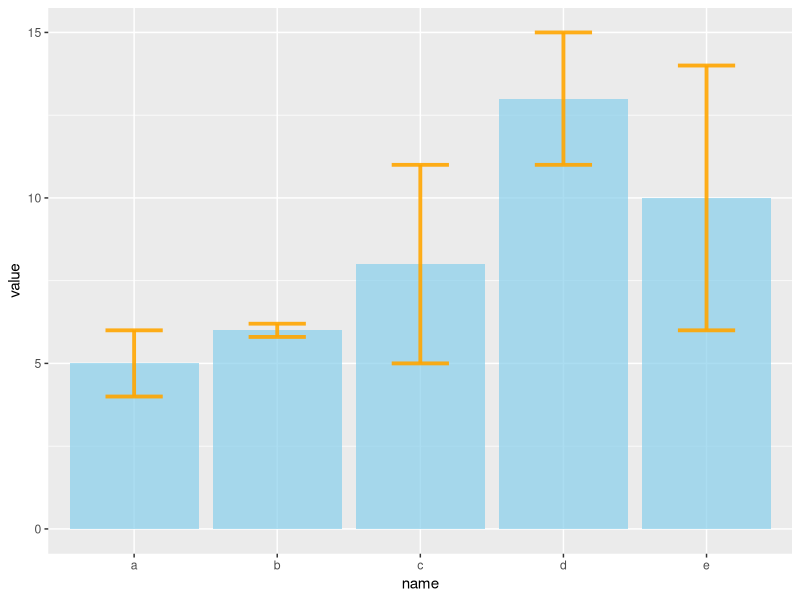
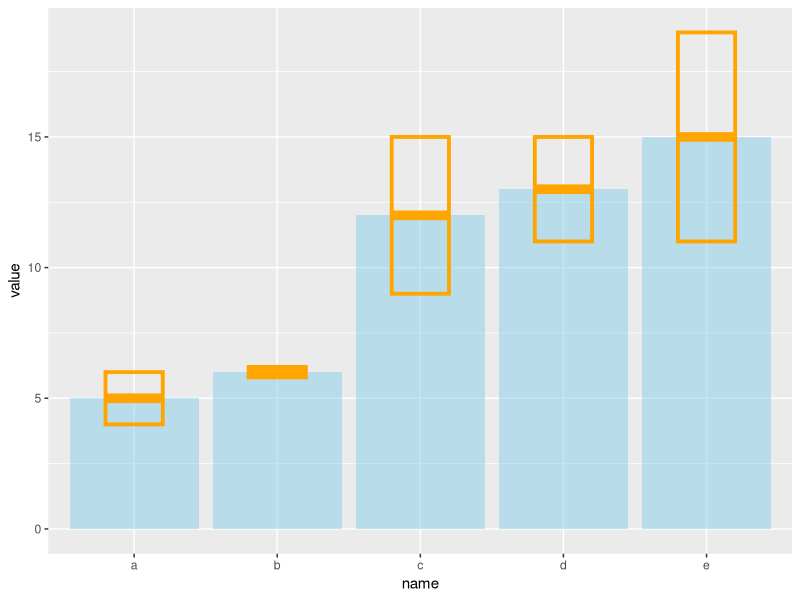
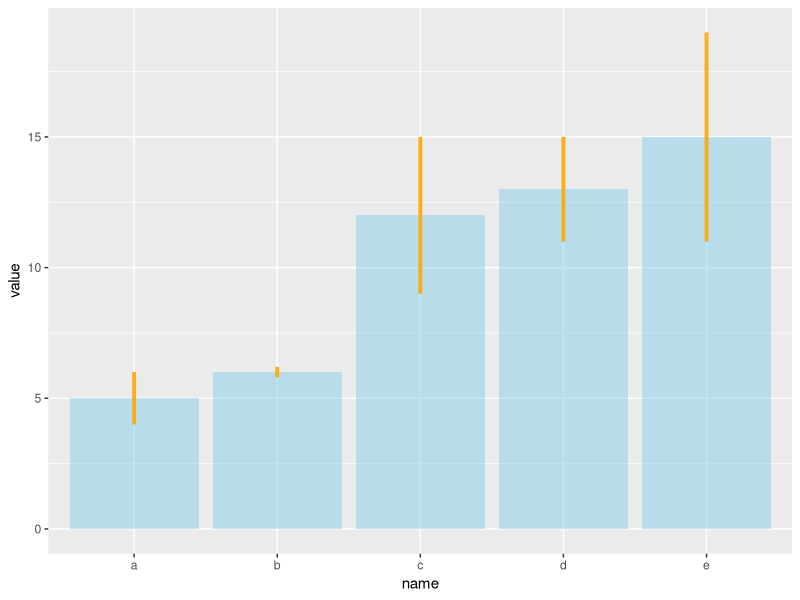
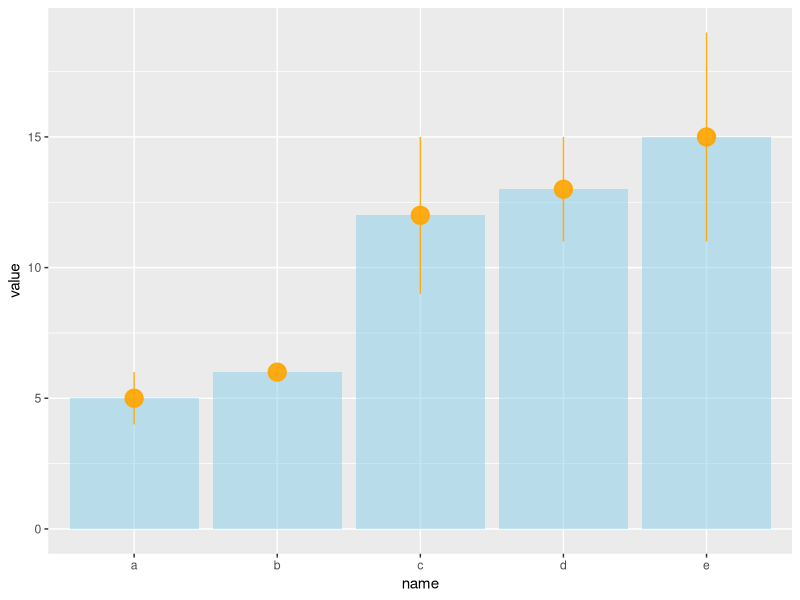
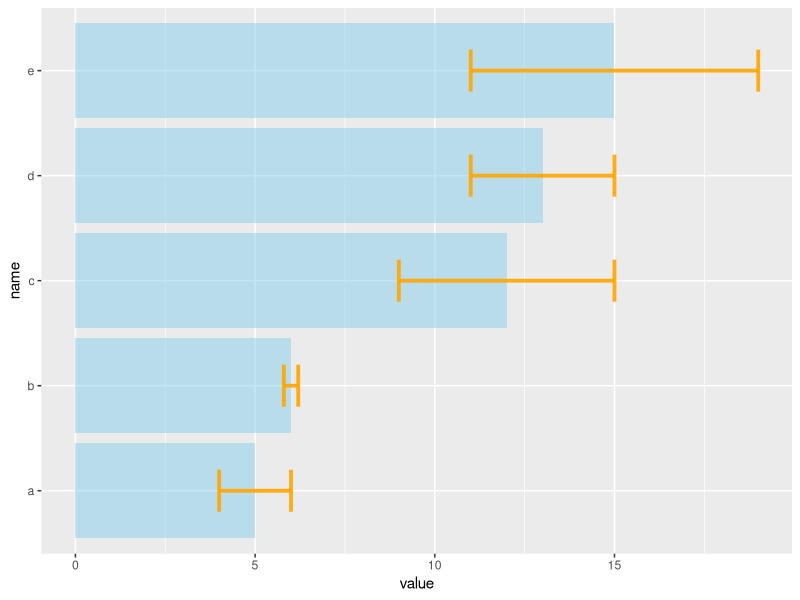
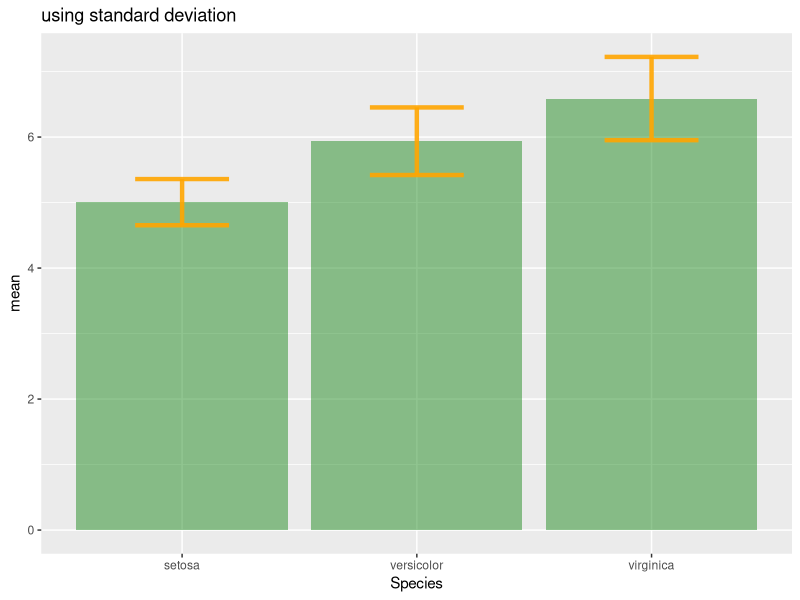
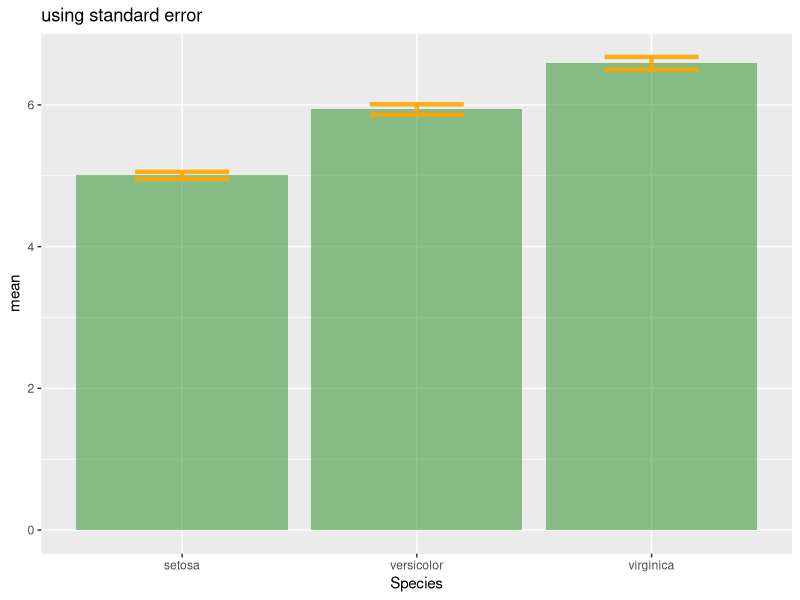
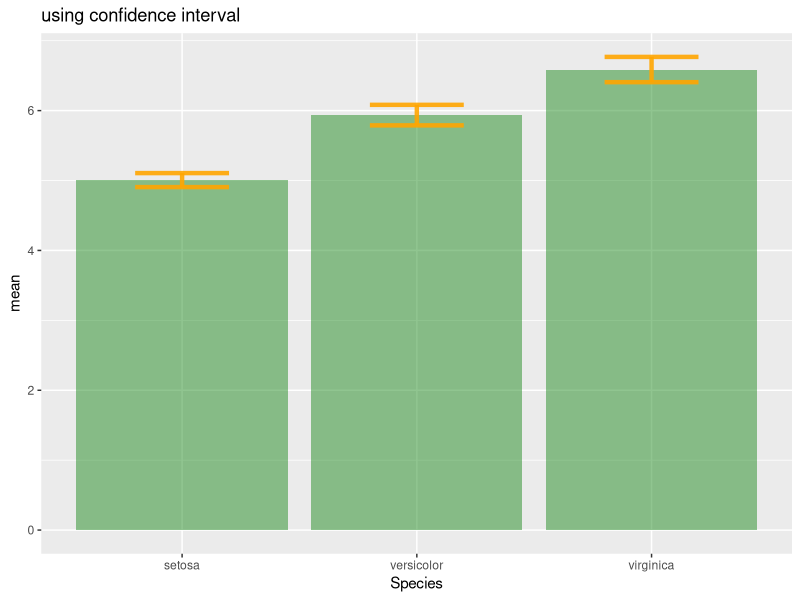

These figures' R source, in order: (Note: this script raises an error after producing the figures.)
## ---- chunk 1
knitr::opts_chunk$set( warning=FALSE, message=FALSE)
## ---- chunk 2
# Load ggplot2
library(ggplot2)

# create dummy data
data <- data.frame(
  name=letters[1:5],
  value=sample(seq(4,15),5),
  sd=c(1,0.2,3,2,4)
)
 
# Most basic error bar
ggplot(data) +
    geom_bar( aes(x=name, y=value), stat="identity", fill="skyblue", alpha=0.7) +
    geom_errorbar( aes(x=name, ymin=value-sd, ymax=value+sd), width=0.4, colour="orange", alpha=0.9, size=1.3)
 
## ---- chunk 3
# Load ggplot2
library(ggplot2)

# create dummy data
data <- data.frame(
  name=letters[1:5],
  value=sample(seq(4,15),5),
  sd=c(1,0.2,3,2,4)
)

# rectangle
ggplot(data) +
  geom_bar( aes(x=name, y=value), stat="identity", fill="skyblue", alpha=0.5) +
  geom_crossbar( aes(x=name, y=value, ymin=value-sd, ymax=value+sd), width=0.4, colour="orange", alpha=0.9, size=1.3)
 
# line
ggplot(data) +
  geom_bar( aes(x=name, y=value), stat="identity", fill="skyblue", alpha=0.5) +
  geom_linerange( aes(x=name, ymin=value-sd, ymax=value+sd), colour="orange", alpha=0.9, size=1.3)

# line + dot
ggplot(data) +
  geom_bar( aes(x=name, y=value), stat="identity", fill="skyblue", alpha=0.5) +
  geom_pointrange( aes(x=name, y=value, ymin=value-sd, ymax=value+sd), colour="orange", alpha=0.9, size=1.3)
 
# horizontal
ggplot(data) +
  geom_bar( aes(x=name, y=value), stat="identity", fill="skyblue", alpha=0.5) +
  geom_errorbar( aes(x=name, ymin=value-sd, ymax=value+sd), width=0.4, colour="orange", alpha=0.9, size=1.3) +
  coord_flip()
## ---- chunk 4
# Load ggplot2
library(ggplot2)
library(dplyr)

# Data
data <- iris %>% select(Species, Sepal.Length) 
 
# Calculates mean, sd, se and IC
my_sum <- data %>%
  group_by(Species) %>%
  summarise( 
    n=n(),
    mean=mean(Sepal.Length),
    sd=sd(Sepal.Length)
  ) %>%
  mutate( se=sd/sqrt(n))  %>%
  mutate( ic=se * qt((1-0.05)/2 + .5, n-1))
 
# Standard deviation
ggplot(my_sum) +
  geom_bar( aes(x=Species, y=mean), stat="identity", fill="forestgreen", alpha=0.5) +
  geom_errorbar( aes(x=Species, ymin=mean-sd, ymax=mean+sd), width=0.4, colour="orange", alpha=0.9, size=1.5) +
  ggtitle("using standard deviation")
 
# Standard Error
ggplot(my_sum) +
  geom_bar( aes(x=Species, y=mean), stat="identity", fill="forestgreen", alpha=0.5) +
  geom_errorbar( aes(x=Species, ymin=mean-se, ymax=mean+se), width=0.4, colour="orange", alpha=0.9, size=1.5) +
  ggtitle("using standard error")
 
# Confidence Interval
ggplot(my_sum) +
  geom_bar( aes(x=Species, y=mean), stat="identity", fill="forestgreen", alpha=0.5) +
  geom_errorbar( aes(x=Species, ymin=mean-ic, ymax=mean+ic), width=0.4, colour="orange", alpha=0.9, size=1.5) +
  ggtitle("using confidence interval")
## ---- chunk 5
#Let's build a dataset : height of 10 sorgho and poacee sample in 3 environmental conditions (A, B, C)
data <- data.frame(
  specie=c(rep("sorgho" , 10) , rep("poacee" , 10) ),
  cond_A=rnorm(20,10,4),
  cond_B=rnorm(20,8,3),
  cond_C=rnorm(20,5,4)
)

#Let's calculate the average value for each condition and each specie with the *aggregate* function
bilan <- aggregate(cbind(cond_A,cond_B,cond_C)~specie , data=data , mean)
rownames(bilan) <- bilan[,1]
bilan <- as.matrix(bilan[,-1])
 
#Plot boundaries
lim <- 1.2*max(bilan)

#A function to add arrows on the chart
error.bar <- function(x, y, upper, lower=upper, length=0.1,...){
  arrows(x,y+upper, x, y-lower, angle=90, code=3, length=length, ...)
}
 
#Then I calculate the standard deviation for each specie and condition :
stdev <- aggregate(cbind(cond_A,cond_B,cond_C)~specie , data=data , sd)
rownames(stdev) <- stdev[,1]
stdev <- as.matrix(stdev[,-1]) * 1.96 / 10
 
#I am ready to add the error bar on the plot using my "error bar" function !
ze_barplot <- barplot(bilan , beside=T , legend.text=T,col=c("blue" , "skyblue") , ylim=c(0,lim) , ylab="height")
error.bar(ze_barplot,bilan, stdev)
## ---- chunk 6
htmltools::includeHTML("htmlChunkRelatedRanking.html")
